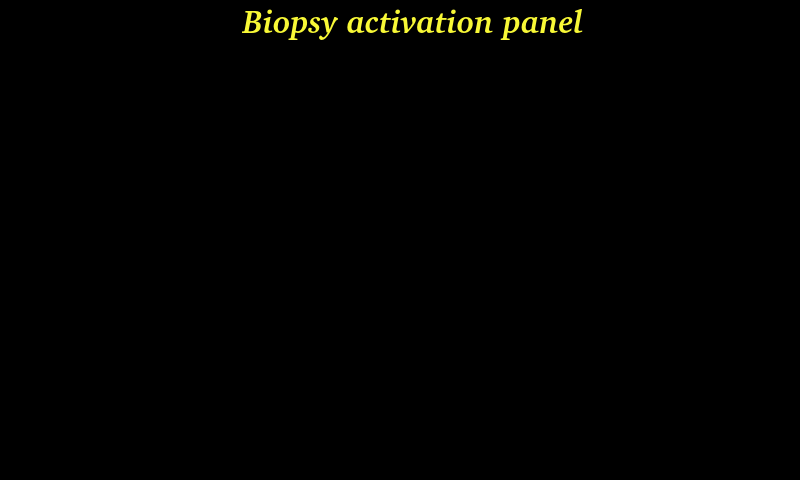
<?xml version="1.0" encoding="UTF-8"?>
<ui version="4.0">
 <class>biopsyUI</class>
 <widget class="QWidget" name="biopsyUI">
  <property name="geometry">
   <rect>
    <x>0</x>
    <y>0</y>
    <width>800</width>
    <height>480</height>
   </rect>
  </property>
  <property name="windowTitle">
   <string notr="true">Form</string>
  </property>
  <property name="styleSheet">
   <string notr="true">background-color: rgb(0, 0, 0);
border: 0px;</string>
  </property>
  <widget class="QFrame" name="frame">
   <property name="geometry">
    <rect>
     <x>0</x>
     <y>0</y>
     <width>800</width>
     <height>480</height>
    </rect>
   </property>
   <property name="frameShape">
    <enum>QFrame::StyledPanel</enum>
   </property>
   <property name="frameShadow">
    <enum>QFrame::Raised</enum>
   </property>
   <widget class="QLabel" name="StartupTitleLabel">
    <property name="geometry">
     <rect>
      <x>130</x>
      <y>0</y>
      <width>566</width>
      <height>41</height>
     </rect>
    </property>
    <property name="font">
     <font>
      <family>Bitstream Charter</family>
      <pointsize>24</pointsize>
      <weight>75</weight>
      <italic>true</italic>
      <bold>true</bold>
     </font>
    </property>
    <property name="styleSheet">
     <string notr="true">background-image:url(/transparent.png);
color: rgb(248, 248, 54);</string>
    </property>
    <property name="text">
     <string notr="true">Biopsy activation panel</string>
    </property>
    <property name="alignment">
     <set>Qt::AlignCenter</set>
    </property>
   </widget>
   <widget class="QFrame" name="frameMoveZToHome">
    <property name="geometry">
     <rect>
      <x>1000</x>
      <y>0</y>
      <width>800</width>
      <height>480</height>
     </rect>
    </property>
    <property name="styleSheet">
     <string notr="true">background-color: rgb(0, 0, 0,0);
background-image: url(:/BiopsyDevice/BiopsyDevice/BiopsyExecZToHome.png);
</string>
    </property>
    <property name="frameShape">
     <enum>QFrame::StyledPanel</enum>
    </property>
    <property name="frameShadow">
     <enum>QFrame::Raised</enum>
    </property>
   </widget>
   <widget class="QFrame" name="frameMoveXCenterToHome">
    <property name="enabled">
     <bool>true</bool>
    </property>
    <property name="geometry">
     <rect>
      <x>1000</x>
      <y>0</y>
      <width>800</width>
      <height>480</height>
     </rect>
    </property>
    <property name="styleSheet">
     <string notr="true">background-color: rgb(0, 0, 0,0);
background-image: url(:/BiopsyDevice/BiopsyDevice/BiopsyExecXCenterToHome.png);
</string>
    </property>
    <property name="frameShape">
     <enum>QFrame::StyledPanel</enum>
    </property>
    <property name="frameShadow">
     <enum>QFrame::Raised</enum>
    </property>
   </widget>
   <widget class="QFrame" name="frameMoveXLeftToHome">
    <property name="enabled">
     <bool>true</bool>
    </property>
    <property name="geometry">
     <rect>
      <x>1000</x>
      <y>0</y>
      <width>800</width>
      <height>480</height>
     </rect>
    </property>
    <property name="styleSheet">
     <string notr="true">background-color: rgb(0, 0, 0,0);
background-image: url(:/BiopsyDevice/BiopsyDevice/BiopsyExecXLeftToHome.png);
</string>
    </property>
    <property name="frameShape">
     <enum>QFrame::StyledPanel</enum>
    </property>
    <property name="frameShadow">
     <enum>QFrame::Raised</enum>
    </property>
   </widget>
   <widget class="QFrame" name="frameMoveXRightToHome">
    <property name="enabled">
     <bool>true</bool>
    </property>
    <property name="geometry">
     <rect>
      <x>1000</x>
      <y>0</y>
      <width>800</width>
      <height>480</height>
     </rect>
    </property>
    <property name="styleSheet">
     <string notr="true">background-color: rgb(0, 0, 0,0);
background-image: url(:/BiopsyDevice/BiopsyDevice/BiopsyExecXRightToHome.png);
</string>
    </property>
    <property name="frameShape">
     <enum>QFrame::StyledPanel</enum>
    </property>
    <property name="frameShadow">
     <enum>QFrame::Raised</enum>
    </property>
   </widget>
   <widget class="QFrame" name="frameMoveYToHome">
    <property name="enabled">
     <bool>true</bool>
    </property>
    <property name="geometry">
     <rect>
      <x>1000</x>
      <y>0</y>
      <width>800</width>
      <height>480</height>
     </rect>
    </property>
    <property name="styleSheet">
     <string notr="true">background-color: rgb(0, 0, 0,0);
background-image: url(:/BiopsyDevice/BiopsyDevice/BiopsyExecYToHome.png);
</string>
    </property>
    <property name="frameShape">
     <enum>QFrame::StyledPanel</enum>
    </property>
    <property name="frameShadow">
     <enum>QFrame::Raised</enum>
    </property>
   </widget>
   <widget class="QFrame" name="frameMoveScrollCenter">
    <property name="enabled">
     <bool>true</bool>
    </property>
    <property name="geometry">
     <rect>
      <x>1000</x>
      <y>0</y>
      <width>800</width>
      <height>480</height>
     </rect>
    </property>
    <property name="styleSheet">
     <string notr="true">background-color: rgb(0, 0, 0,0);
background-image: url(:/BiopsyDevice/BiopsyDevice/BiopsyScrollCenter.png);
</string>
    </property>
    <property name="frameShape">
     <enum>QFrame::StyledPanel</enum>
    </property>
    <property name="frameShadow">
     <enum>QFrame::Raised</enum>
    </property>
   </widget>
   <widget class="QFrame" name="frameMoveScrollLeft">
    <property name="enabled">
     <bool>true</bool>
    </property>
    <property name="geometry">
     <rect>
      <x>1000</x>
      <y>0</y>
      <width>800</width>
      <height>480</height>
     </rect>
    </property>
    <property name="styleSheet">
     <string notr="true">background-color: rgb(0, 0, 0,0);
background-image: url(:/BiopsyDevice/BiopsyDevice/BiopsyScrollLeft.png);
</string>
    </property>
    <property name="frameShape">
     <enum>QFrame::StyledPanel</enum>
    </property>
    <property name="frameShadow">
     <enum>QFrame::Raised</enum>
    </property>
   </widget>
   <widget class="QFrame" name="frameMoveScrollRight">
    <property name="enabled">
     <bool>true</bool>
    </property>
    <property name="geometry">
     <rect>
      <x>1000</x>
      <y>0</y>
      <width>800</width>
      <height>480</height>
     </rect>
    </property>
    <property name="styleSheet">
     <string notr="true">background-color: rgb(0, 0, 0,0);
background-image: url(:/BiopsyDevice/BiopsyDevice/BiopsyScrollRight.png);
</string>
    </property>
    <property name="frameShape">
     <enum>QFrame::StyledPanel</enum>
    </property>
    <property name="frameShadow">
     <enum>QFrame::Raised</enum>
    </property>
   </widget>
   <widget class="QFrame" name="frameMoveScrollYCenter">
    <property name="enabled">
     <bool>true</bool>
    </property>
    <property name="geometry">
     <rect>
      <x>1000</x>
      <y>0</y>
      <width>800</width>
      <height>480</height>
     </rect>
    </property>
    <property name="styleSheet">
     <string notr="true">background-color: rgb(0, 0, 0,0);
background-image: url(:/BiopsyDevice/BiopsyDevice/BiopsyScrollYCenter.png);
</string>
    </property>
    <property name="frameShape">
     <enum>QFrame::StyledPanel</enum>
    </property>
    <property name="frameShadow">
     <enum>QFrame::Raised</enum>
    </property>
    <widget class="QFrame" name="frameConfirmCenter">
     <property name="geometry">
      <rect>
       <x>570</x>
       <y>350</y>
       <width>221</width>
       <height>111</height>
      </rect>
     </property>
     <property name="styleSheet">
      <string notr="true">background-image: url(:/transparent.png);</string>
     </property>
     <property name="frameShape">
      <enum>QFrame::StyledPanel</enum>
     </property>
     <property name="frameShadow">
      <enum>QFrame::Raised</enum>
     </property>
     <widget class="QPushButton" name="buttonConfirmScrollCenter">
      <property name="geometry">
       <rect>
        <x>20</x>
        <y>45</y>
        <width>186</width>
        <height>61</height>
       </rect>
      </property>
      <property name="font">
       <font>
        <family>Bitstream Charter</family>
        <pointsize>26</pointsize>
        <weight>75</weight>
        <italic>true</italic>
        <bold>true</bold>
       </font>
      </property>
      <property name="toolTip">
       <string notr="true"/>
      </property>
      <property name="statusTip">
       <string notr="true"/>
      </property>
      <property name="whatsThis">
       <string notr="true"/>
      </property>
      <property name="accessibleName">
       <string notr="true"/>
      </property>
      <property name="accessibleDescription">
       <string notr="true"/>
      </property>
      <property name="styleSheet">
       <string notr="true">background-color: rgb(255, 170, 0);
color: rgb(255, 255, 0);</string>
      </property>
      <property name="text">
       <string>CONFIRM</string>
      </property>
     </widget>
     <widget class="QLabel" name="label_4">
      <property name="geometry">
       <rect>
        <x>0</x>
        <y>15</y>
        <width>221</width>
        <height>21</height>
       </rect>
      </property>
      <property name="font">
       <font>
        <family>Bitstream Charter</family>
        <pointsize>12</pointsize>
        <weight>75</weight>
        <italic>true</italic>
        <bold>true</bold>
       </font>
      </property>
      <property name="toolTip">
       <string notr="true"/>
      </property>
      <property name="statusTip">
       <string notr="true"/>
      </property>
      <property name="whatsThis">
       <string notr="true"/>
      </property>
      <property name="accessibleName">
       <string notr="true"/>
      </property>
      <property name="accessibleDescription">
       <string notr="true"/>
      </property>
      <property name="styleSheet">
       <string notr="true">color: rgb(255, 255, 0);
</string>
      </property>
      <property name="text">
       <string>Press here to confirm</string>
      </property>
      <property name="alignment">
       <set>Qt::AlignCenter</set>
      </property>
     </widget>
    </widget>
   </widget>
   <widget class="QFrame" name="frameMoveScrollYRight">
    <property name="enabled">
     <bool>true</bool>
    </property>
    <property name="geometry">
     <rect>
      <x>515</x>
      <y>335</y>
      <width>800</width>
      <height>480</height>
     </rect>
    </property>
    <property name="styleSheet">
     <string notr="true">background-color: rgb(0, 0, 0,0);
background-image: url(:/BiopsyDevice/BiopsyDevice/BiopsyScrollYRight.png);
</string>
    </property>
    <property name="frameShape">
     <enum>QFrame::StyledPanel</enum>
    </property>
    <property name="frameShadow">
     <enum>QFrame::Raised</enum>
    </property>
    <widget class="QFrame" name="frameConfirmRight">
     <property name="geometry">
      <rect>
       <x>570</x>
       <y>350</y>
       <width>221</width>
       <height>111</height>
      </rect>
     </property>
     <property name="frameShape">
      <enum>QFrame::StyledPanel</enum>
     </property>
     <property name="frameShadow">
      <enum>QFrame::Raised</enum>
     </property>
     <widget class="QPushButton" name="buttonConfirmScrollRight">
      <property name="geometry">
       <rect>
        <x>20</x>
        <y>45</y>
        <width>186</width>
        <height>61</height>
       </rect>
      </property>
      <property name="font">
       <font>
        <family>Bitstream Charter</family>
        <pointsize>26</pointsize>
        <weight>75</weight>
        <italic>true</italic>
        <bold>true</bold>
       </font>
      </property>
      <property name="toolTip">
       <string notr="true"/>
      </property>
      <property name="statusTip">
       <string notr="true"/>
      </property>
      <property name="whatsThis">
       <string notr="true"/>
      </property>
      <property name="accessibleName">
       <string notr="true"/>
      </property>
      <property name="accessibleDescription">
       <string notr="true"/>
      </property>
      <property name="styleSheet">
       <string notr="true">background-color: rgb(255, 170, 0);
color: rgb(255, 255, 0);</string>
      </property>
      <property name="text">
       <string>CONFIRM</string>
      </property>
     </widget>
     <widget class="QLabel" name="label_5">
      <property name="geometry">
       <rect>
        <x>0</x>
        <y>15</y>
        <width>221</width>
        <height>21</height>
       </rect>
      </property>
      <property name="font">
       <font>
        <family>Bitstream Charter</family>
        <pointsize>12</pointsize>
        <weight>75</weight>
        <italic>true</italic>
        <bold>true</bold>
       </font>
      </property>
      <property name="toolTip">
       <string notr="true"/>
      </property>
      <property name="statusTip">
       <string notr="true"/>
      </property>
      <property name="whatsThis">
       <string notr="true"/>
      </property>
      <property name="accessibleName">
       <string notr="true"/>
      </property>
      <property name="accessibleDescription">
       <string notr="true"/>
      </property>
      <property name="styleSheet">
       <string notr="true">color: rgb(255, 255, 0);
</string>
      </property>
      <property name="text">
       <string>Press here to confirm</string>
      </property>
      <property name="alignment">
       <set>Qt::AlignCenter</set>
      </property>
     </widget>
    </widget>
   </widget>
   <widget class="QFrame" name="frameMoveScrollYLeft">
    <property name="enabled">
     <bool>true</bool>
    </property>
    <property name="geometry">
     <rect>
      <x>1000</x>
      <y>0</y>
      <width>800</width>
      <height>480</height>
     </rect>
    </property>
    <property name="styleSheet">
     <string notr="true">background-color: rgb(0, 0, 0,0);
background-image: url(:/BiopsyDevice/BiopsyDevice/BiopsyScrollYLeft.png);
</string>
    </property>
    <property name="frameShape">
     <enum>QFrame::StyledPanel</enum>
    </property>
    <property name="frameShadow">
     <enum>QFrame::Raised</enum>
    </property>
    <widget class="QFrame" name="frameConfirmLeft">
     <property name="geometry">
      <rect>
       <x>570</x>
       <y>350</y>
       <width>221</width>
       <height>111</height>
      </rect>
     </property>
     <property name="styleSheet">
      <string notr="true">background-image: url(:/transparent.png);</string>
     </property>
     <property name="frameShape">
      <enum>QFrame::StyledPanel</enum>
     </property>
     <property name="frameShadow">
      <enum>QFrame::Raised</enum>
     </property>
     <widget class="QPushButton" name="buttonConfirmScrollLeft">
      <property name="geometry">
       <rect>
        <x>20</x>
        <y>45</y>
        <width>186</width>
        <height>61</height>
       </rect>
      </property>
      <property name="font">
       <font>
        <family>Bitstream Charter</family>
        <pointsize>26</pointsize>
        <weight>75</weight>
        <italic>true</italic>
        <bold>true</bold>
       </font>
      </property>
      <property name="toolTip">
       <string notr="true"/>
      </property>
      <property name="statusTip">
       <string notr="true"/>
      </property>
      <property name="whatsThis">
       <string notr="true"/>
      </property>
      <property name="accessibleName">
       <string notr="true"/>
      </property>
      <property name="accessibleDescription">
       <string notr="true"/>
      </property>
      <property name="styleSheet">
       <string notr="true">background-color: rgb(255, 170, 0);
color: rgb(255, 255, 0);</string>
      </property>
      <property name="text">
       <string>CONFIRM</string>
      </property>
     </widget>
     <widget class="QLabel" name="label_6">
      <property name="geometry">
       <rect>
        <x>0</x>
        <y>15</y>
        <width>221</width>
        <height>21</height>
       </rect>
      </property>
      <property name="font">
       <font>
        <family>Bitstream Charter</family>
        <pointsize>12</pointsize>
        <weight>75</weight>
        <italic>true</italic>
        <bold>true</bold>
       </font>
      </property>
      <property name="toolTip">
       <string notr="true"/>
      </property>
      <property name="statusTip">
       <string notr="true"/>
      </property>
      <property name="whatsThis">
       <string notr="true"/>
      </property>
      <property name="accessibleName">
       <string notr="true"/>
      </property>
      <property name="accessibleDescription">
       <string notr="true"/>
      </property>
      <property name="styleSheet">
       <string notr="true">color: rgb(255, 255, 0);
</string>
      </property>
      <property name="text">
       <string>Press here to confirm</string>
      </property>
      <property name="alignment">
       <set>Qt::AlignCenter</set>
      </property>
     </widget>
    </widget>
   </widget>
   <widget class="QFrame" name="frameMoveXToTarget">
    <property name="geometry">
     <rect>
      <x>1000</x>
      <y>0</y>
      <width>800</width>
      <height>480</height>
     </rect>
    </property>
    <property name="styleSheet">
     <string notr="true">background-color: rgb(0, 0, 0,0);
background-image: url(:/BiopsyDevice/BiopsyDevice/BiopsyExecXToTarget.png);
</string>
    </property>
    <property name="frameShape">
     <enum>QFrame::StyledPanel</enum>
    </property>
    <property name="frameShadow">
     <enum>QFrame::Raised</enum>
    </property>
   </widget>
   <widget class="QFrame" name="frameMoveYToTarget">
    <property name="geometry">
     <rect>
      <x>1000</x>
      <y>0</y>
      <width>800</width>
      <height>480</height>
     </rect>
    </property>
    <property name="styleSheet">
     <string notr="true">background-color: rgb(0, 0, 0,0);
background-image: url(:/BiopsyDevice/BiopsyDevice/BiopsyExecYToTarget.png);
</string>
    </property>
    <property name="frameShape">
     <enum>QFrame::StyledPanel</enum>
    </property>
    <property name="frameShadow">
     <enum>QFrame::Raised</enum>
    </property>
   </widget>
   <widget class="QFrame" name="frameMoveZToTarget">
    <property name="geometry">
     <rect>
      <x>1000</x>
      <y>0</y>
      <width>800</width>
      <height>480</height>
     </rect>
    </property>
    <property name="styleSheet">
     <string notr="true">background-color: rgb(0, 0, 0,0);
background-image: url(:/BiopsyDevice/BiopsyDevice/BiopsyExecZToTarget.png);
</string>
    </property>
    <property name="frameShape">
     <enum>QFrame::StyledPanel</enum>
    </property>
    <property name="frameShadow">
     <enum>QFrame::Raised</enum>
    </property>
   </widget>
  </widget>
 </widget>
 <resources/>
 <connections/>
</ui>
